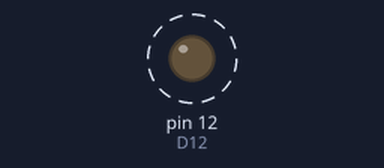
This sketch was run on a simulated Arduino Uno, built with avr-gcc and run on an emulated ATmega328P. Shown: output pins drawn as LEDs (lit = HIGH). Dashed ring = blinking.

Above: at 0.5 s.
Timing chart, 0 to 4.6 s (numbered marks = the images above):
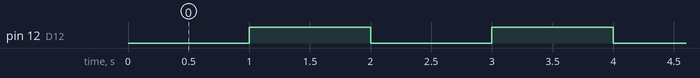

Measured:
- by itself, pin 12 (D12): alternates HIGH for 1.0 s and LOW for 1.0 s

The sketch:

tutorial.ino
```cpp
const int D12 = 12; // Set out control pin
int sw = HIGH; // our control signal pin

void setup() {
  // put your setup code here, to run once:
  pinMode(D12, OUTPUT); // initiate our output pin as an OUTPUT
}

void loop() {
  // put your main code here, to run repeatedly:
  /**
   * use the if statement here to toggle between a high (1) signal
   * and a low (0) signal. High signals turn the load switch on.
   * Low signals turn the load switch off.
   */
  if (sw == HIGH) {
    sw = LOW; // turn the load switch off
  } else {
    sw = HIGH; // turn the load switch on
  }
  digitalWrite(D12, sw); // write the control signal value to the control pin
  delay(1000); // wait for 1000 milliseconds or 1 second.
}
```
